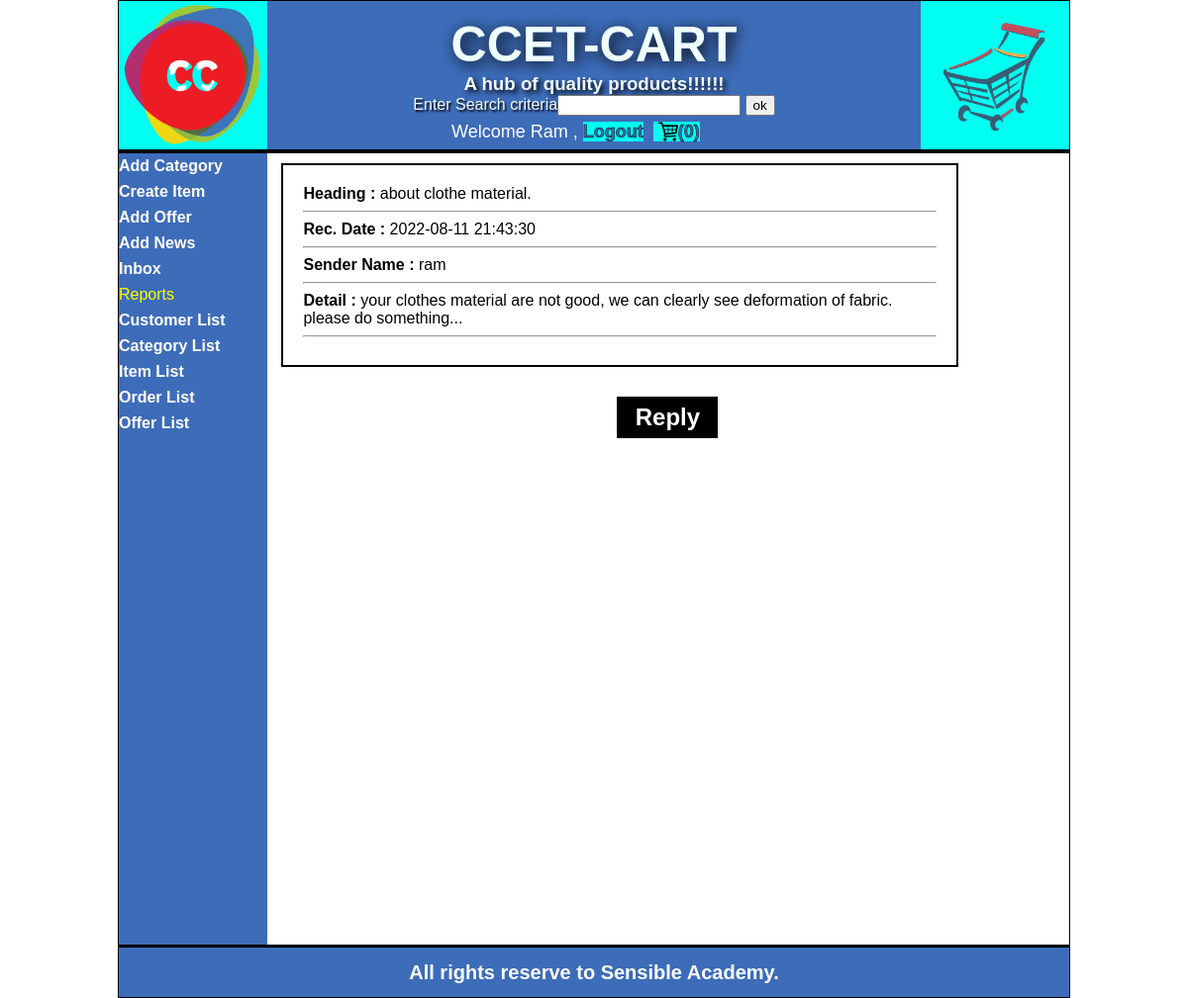
Page /displayAdminMsgDetail.php?nid=4 (signed in) on the committed database.
### tables this page shows
CREATE TABLE IF NOT EXISTS `message_info` (
  `msg_id` int(11) NOT NULL AUTO_INCREMENT,
  `msg_heading` text NOT NULL,
  `msg_detail` text NOT NULL,
  `sender_name` varchar(30) NOT NULL,
  `receiver_name` varchar(30) NOT NULL,
  `sent_date` datetime NOT NULL,
  PRIMARY KEY (`msg_id`)
);

### displayAdminMsgDetail.php (the view, shortened to what this page needs)
<?php
  include("header.php");
?>
<div id="content">
<div id="adminArea">
<div id="leftAdminArea">
<?php
  include("adminMenu.php");
?>
</div>
<div id="rightAdminArea">
<div style="width:80%; margin:10px; padding:20px; border: 2px solid black;">
<?php
$x=$_REQUEST["nid"];
include("dbconnect.php");
$rsNews=mysqli_query($con,"select *
from message_info where msg_id=$x order by sent_date desc");
    $row=mysqli_fetch_array($rsNews);
        $hd=$row["msg_heading"];
        $sn=$row["sender_name"];
        $dt=$row["sent_date"];
        $md=$row["msg_detail"];
        echo("<b>Heading : </b>".$hd);
        echo("<hr>");
        echo("<b>Rec. Date : </b>".$dt);
        echo("<hr>");
        echo("<b>Sender Name : </b>".$sn);
        echo("<hr>");
        echo("<b>Detail : </b>".$md);
        echo("<hr>");
?>
</div>
<div id="replyBtn">
    <a href="replyFormByAdmin.php?usr=<?=$sn?>">Reply</a>
</div>
</div>
</div>
</div>
<?php
  include("footer.php");
?>

### mystyle.css (style rules this page uses)
body { margin: 0px; padding: 0px; font-family: Verdana, Geneva, Tahoma, sans-serif; }
a { text-decoration: none; font-weight: bold; }
#content { min-height: 450px; }
#adminArea { height:auto; border-bottom:3px solid black; border-top:3px solid black; }
#leftAdminArea { width:150px; min-height:100%; background-color: #3d6cb9; display:inline-block; vertical-align:top; }
#rightAdminArea { width:800px; height:auto; display:inline-block; vertical-align:top; }
#replyBtn { border: 0.5px solid black; width: 100px; height: 40px; background-color: black; font-size: 24px; margin: 30px auto; }
#replyBtn a { color: white; text-decoration: none; display: block; text-align: center; line-height: 40px; }

### rows in the picture
message_info: msg_heading "about clothe material.", sent_date "2022-08-11 21:43:30", sender_name "ram", msg_detail "your clothes material are not good, we can clearly see deformation of fabric. please do something..."

### other values in the picture
$_SESSION["uname"] "Ram"
$cnt "0"
